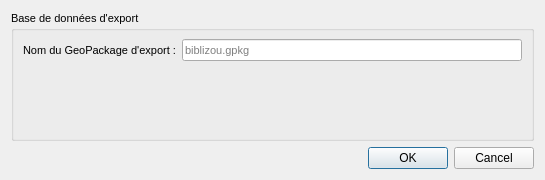
<?xml version="1.0" encoding="UTF-8"?>
<ui version="4.0">
 <class>Dialog</class>
 <widget class="QDialog" name="Dialog">
  <property name="geometry">
   <rect>
    <x>0</x>
    <y>0</y>
    <width>545</width>
    <height>180</height>
   </rect>
  </property>
  <property name="windowTitle">
   <string>Options générales - Biblizou</string>
  </property>
  <layout class="QVBoxLayout" name="verticalLayout">
   <item>
    <widget class="QGroupBox" name="groupBoxExport">
     <property name="font">
      <font>
       <pointsize>8</pointsize>
      </font>
     </property>
     <property name="title">
      <string>Base de données d'export</string>
     </property>
     <layout class="QFormLayout" name="formLayout">
      <item row="0" column="0">
       <widget class="QLabel" name="labelGpkgName">
        <property name="font">
         <font>
          <pointsize>8</pointsize>
         </font>
        </property>
        <property name="text">
         <string>Nom du GeoPackage d'export :</string>
        </property>
       </widget>
      </item>
      <item row="0" column="1">
       <widget class="QLineEdit" name="leGpkgName">
        <property name="font">
         <font>
          <pointsize>8</pointsize>
         </font>
        </property>
        <property name="placeholderText">
         <string>biblizou.gpkg</string>
        </property>
       </widget>
      </item>
     </layout>
    </widget>
   </item>
   <item>
    <widget class="QDialogButtonBox" name="buttonBox">
     <property name="orientation">
      <enum>Qt::Horizontal</enum>
     </property>
     <property name="standardButtons">
      <set>QDialogButtonBox::Cancel|QDialogButtonBox::Ok</set>
     </property>
    </widget>
   </item>
  </layout>
 </widget>
 <resources/>
 <connections>
  <connection>
   <sender>buttonBox</sender>
   <signal>accepted()</signal>
   <receiver>Dialog</receiver>
   <slot>accept()</slot>
   <hints>
    <hint type="sourcelabel">
     <x>20</x>
     <y>20</y>
    </hint>
    <hint type="destinationlabel">
     <x>20</x>
     <y>20</y>
    </hint>
   </hints>
  </connection>
  <connection>
   <sender>buttonBox</sender>
   <signal>rejected()</signal>
   <receiver>Dialog</receiver>
   <slot>reject()</slot>
   <hints>
    <hint type="sourcelabel">
     <x>20</x>
     <y>20</y>
    </hint>
    <hint type="destinationlabel">
     <x>20</x>
     <y>20</y>
    </hint>
   </hints>
  </connection>
 </connections>
</ui>
